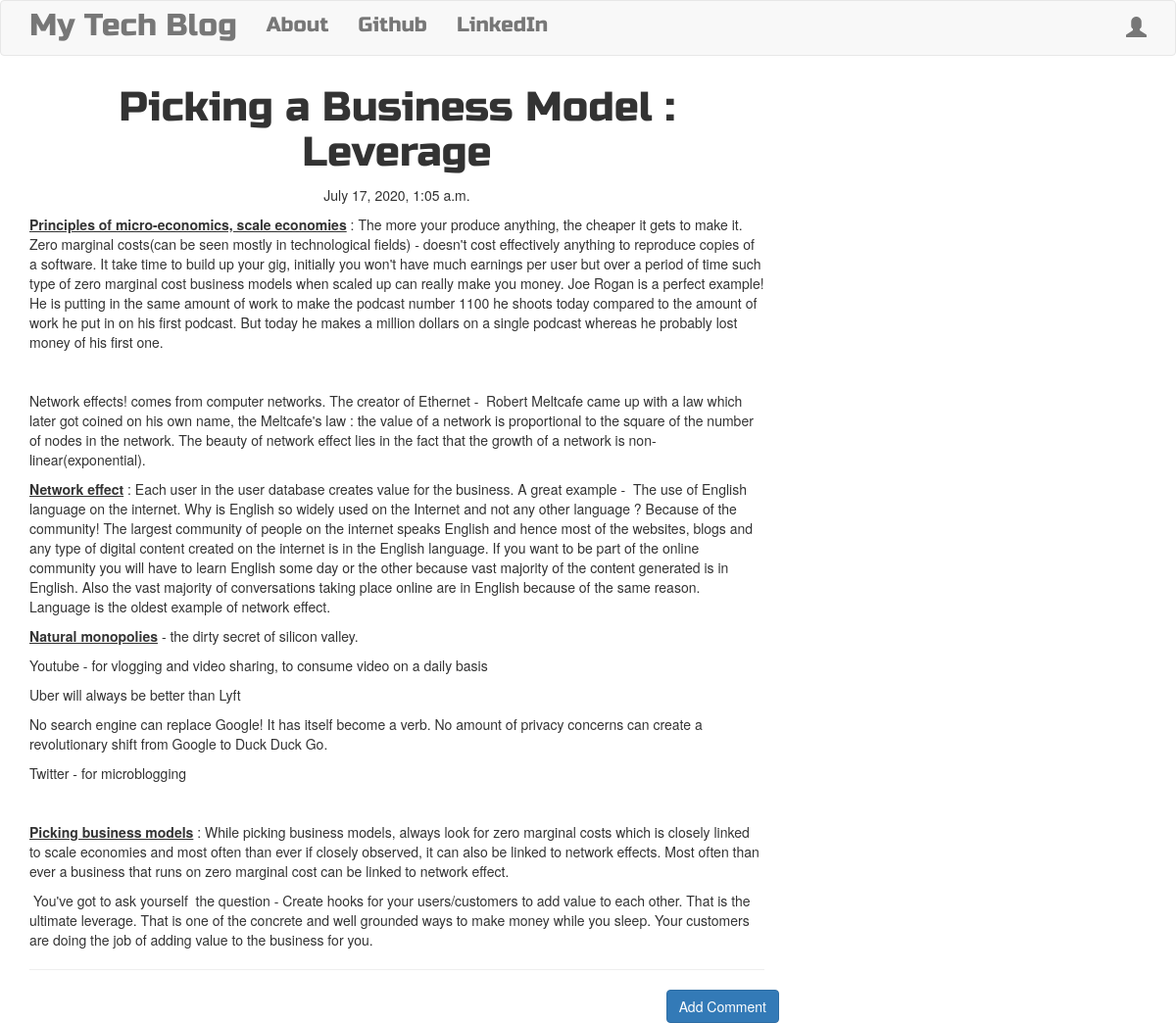
Screenshot of /post/3/ with the database file from the repository.
### blog_app/models.py (models this page shows, shortened)
class Post(models.Model):
    author = models.ForeignKey('auth.User', on_delete=models.CASCADE)
    title = models.CharField(max_length=200)
    text = models.TextField()
    create_date = models.DateTimeField(default=timezone.now)
    published_date = models.DateTimeField(blank=True, null=True)

### blog_app/views.py (the view)
# urls.py: path('post/<int:pk>/', views.PostDetailView.as_view(), name='post_detail'),
class PostDetailView(DetailView):
    model = Post

### blog_app/templates/blog_app/post_detail.html (shortened to what this page needs)
{% extends 'blog_app/base.html' %}
{% block content %}
<h1 class="posttitle loader">{{ post.title }}</h1>
{% if post.published_date %}
<div class="date postdate">
  {{ post.published_date }}
</div>
{% else %}
<a class="btn btn-default" href="{% url 'post_publish' pk=post.pk %}">Publish</a>
{% endif %}
<p class="postcontent">{{ post.text|safe|linebreaksbr }}</p>
<hr>
<a class="btn btn-primary btn-comment" href="{% url 'add_comment_to_post' pk=post.pk %}">Add Comment</a>
{% endblock %}

### blog_app/static/css/blog.css (style rules this page uses)
.postdate { text-align: center; }
.posttitle { font-family: 'Russo One', sans-serif; font-size: 3em; text-align: center; }
.postcontent { font-family: 'Montserrat'; font-size: 1.5em; }
.btn-comment { position: absolute; right: 0px; }
.loader { filter:hue-rotate(0deg); color:linear-gradient(45deg,#0f8,#08f); animation:hue 10000ms infinite linear; }

### rows the page displays
Post: title "Picking a Business Model : Leverage", published_date "July 17, 2020, 1:05 a.m.", text "Principles of micro-economics, scale economies : The more your produce anything, the cheaper it gets to make it. Zero marginal costs(can be seen mostly in technological fields) - doesn't cost effectively anything to reproduce copies of a software. It take time to build up your gig, initially you won't have much earnings per user but over a period of time such type of zero marginal cost business models when scaled up can really make you money. Joe Rogan is a perfect example! He is putting in the same amount of work to make the podcast number 1100 he shoots today compared to the amount of work he put in on his first podcast. But today he makes a million dollars on a single podcast whereas he…"
